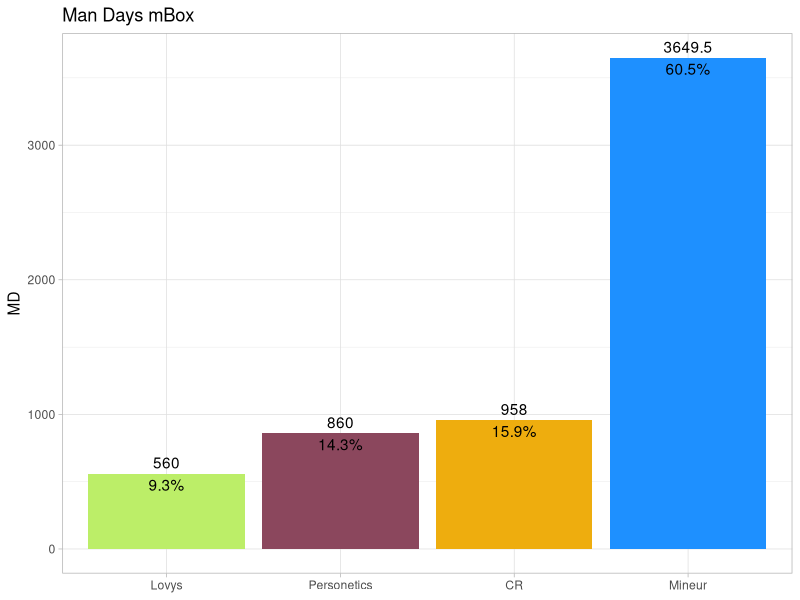

Source code (R):
#Exemple de fichier GIT
# Presentation des équipes
library(tidyverse)

#Chargement du fichier Offres Responsables
#JH Dev mBOX Chiffrage
df_mBox <- data.frame(Nature=c("Mineur","Lovys","Personetics","CR"),
                      MD=c(3649.5,560,860,958))
df_mBox$Pourcentage <- df_mBox$MD/sum(df_mBox$MD)  
df_mBox %>% ggplot(aes(x = reorder(Nature,MD),y=MD,fill=Nature))+
  geom_col()+
  geom_text(aes(label=paste0(MD,"\n",scales::percent(Pourcentage))))+
  scale_fill_manual(values = c("#EEAD0E", "#BCEE68", "#1E90FF", "#8B475D", "#00868B"))+
  labs(title = "Man Days mBox",
       x=NULL,
       y="MD")+
  theme_light()+
  theme(legend.position = "none")

